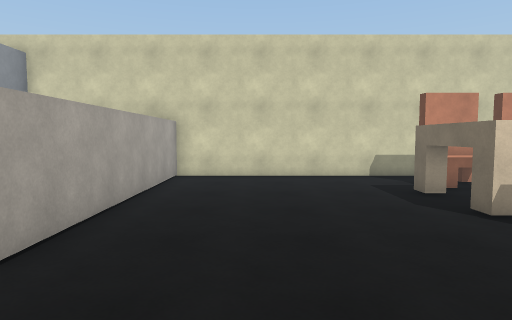
view 1 (above)

17 first-person views from a walk through a Unity game level. The camera is 1.5 m above the floor, tilts 4° down and sees 75° across. The floor is counted in squares, 1 m on a side. Each view is taken from the middle of a square. On the plan, view 1 faces up. The plan holds only what a view shows up to about 15 squares ahead; the rest is blank. The place goes on beyond the plan.

view 2
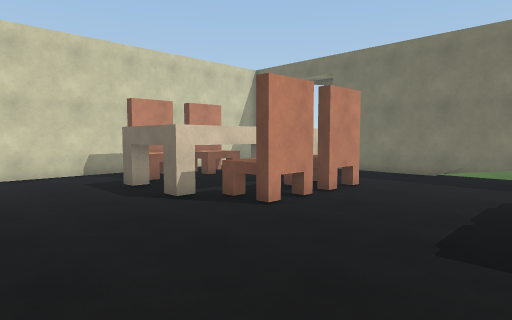

view 3
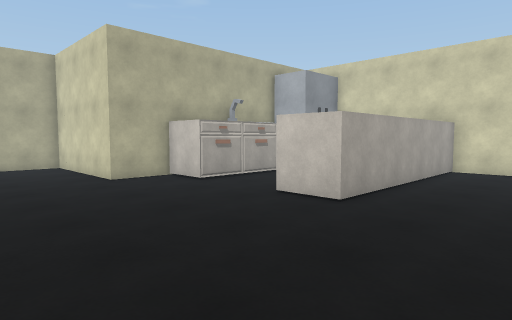

view 4
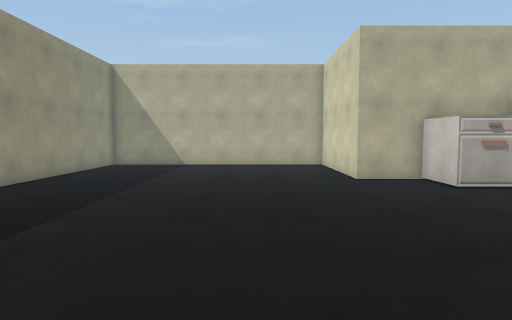

view 5
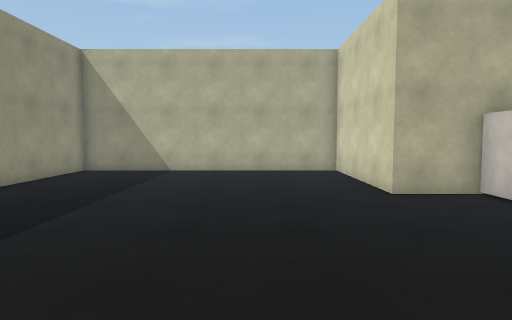

view 6
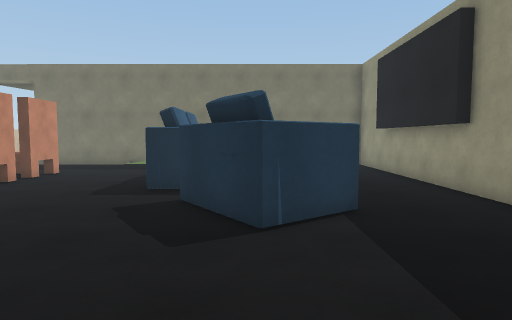

view 7
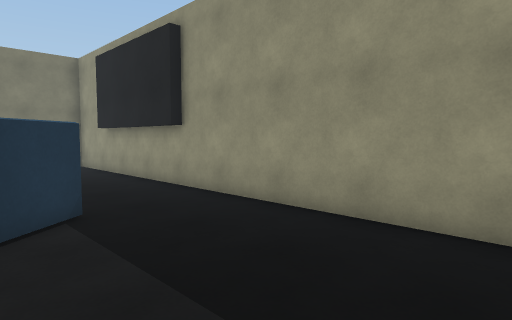

view 8
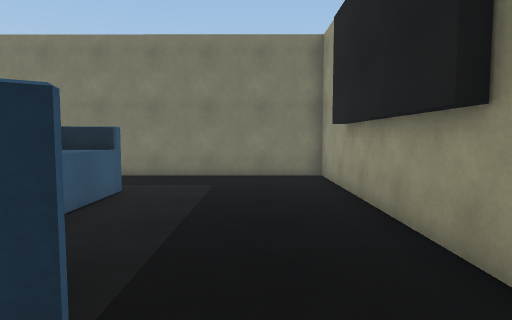

view 9
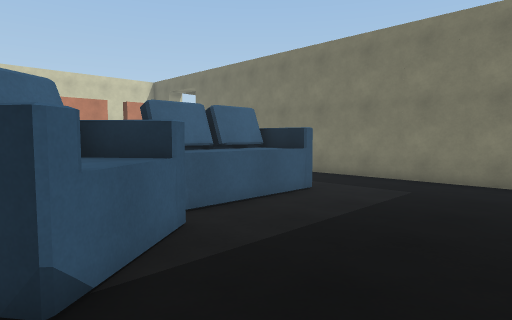

view 10
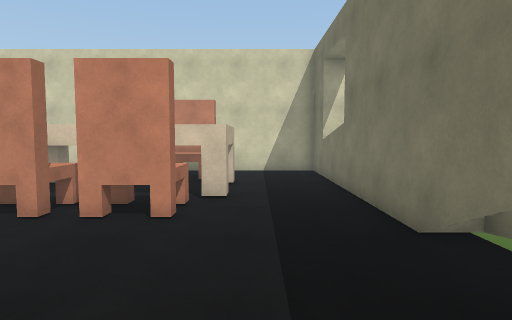

view 11
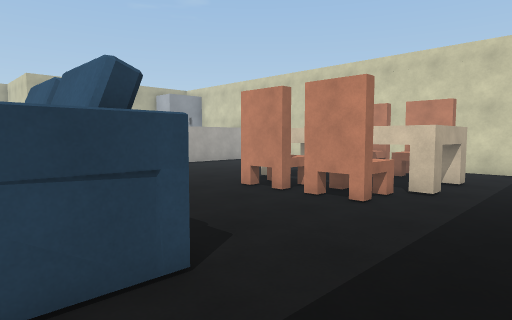

view 12
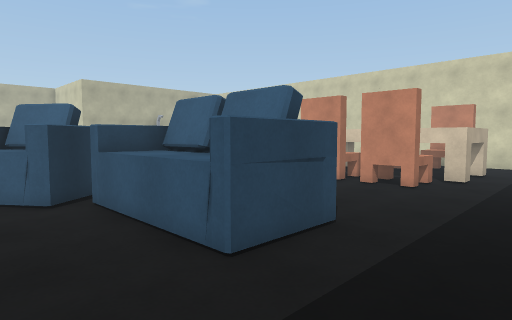

view 13
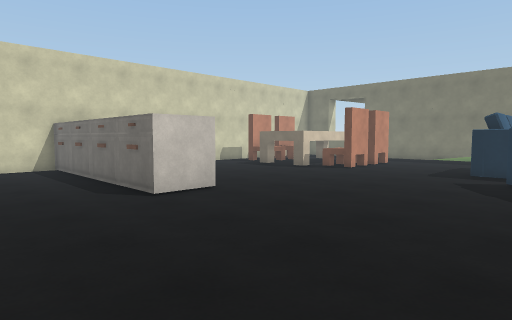

view 14
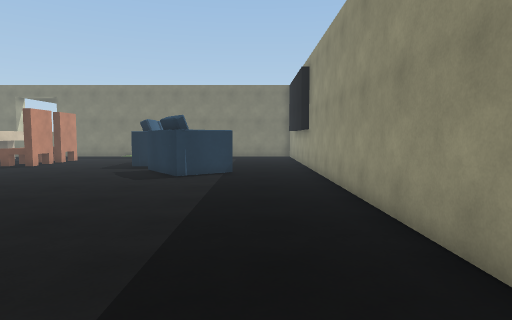

view 15
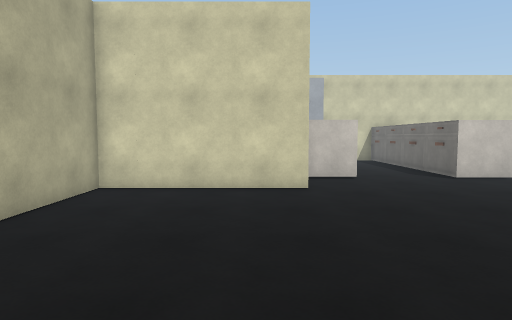

view 16
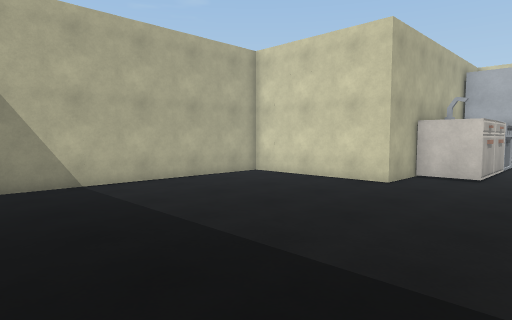

view 17
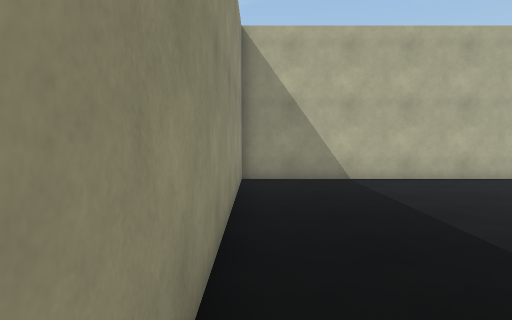

### Floor plan
Points are (right, up) in squares from view 1. A wall is a line through its corners. A room is listed if a view was taken in it or the views show most of it. See-through windows are left out.
Room 1 (views 1, 2, 3, 4, 5, 6, 7, 8, 9, 10, 11, 12, 13, 14, 15, 16, 17)
walls: (2.9, -4.1) (2.4, -4.4); (4.3, -3.1) (5.2, -4.2) (2.6, -6.1) (1.1, -4.1) (3.7, -2.2); (5.2, -2.1) (5.2, -0.9); (5.7, -1.6) (5.7, -3.4); (4.7, -4.5) (3.7, -3.2); (-4.8, 5.7) (-5, 6.2); (5.5, 6) (4.3, 6) (4.3, 9); (9.2, -2) (5.9, -2); (9.9, -0.9) (9.9, -3.4) (5.2, -3.4); (9.5, -3.4) (9.5, -1.6); (-10.5, 4) (-10.5, 1.5) (-16.5, 1.5) (-16.5, -9.5) (13.5, -9.5) (13.5, -0.8); (-8.4, 9.6) (-8.4, 3.7) (-10.5, 3.7); (13.5, 0.7) (13.5, 12.5) (9.5, 12.5); (10.3, 9) (10.3, 6) (9.5, 6); (6, 12.5) (-3, 12.5) (-3, 3.7) (-4.9, 3.7) (-4.9, 12.5) (-6.9, 12.5)
objects: other object (5, 4) to (7, 6); other object (5, 10) to (7, 11); other object (8, 4) to (9, 6); other object (8, 10) to (9, 11)

Positions as (right, up) in squares from view 1, and headings:
1: (0, 0), facing up
2: (0, -1), facing up-right
3: (1, -3), facing up-left
4: (1, -2), facing left
5: (-2, -2), facing left
6: (-4, -4), facing right
7: (-4, -4), facing down-right
8: (1, -7), facing right
9: (2, -9), facing up-right
10: (11, -2), facing up
11: (13, -3), facing up-left
12: (13, -6), facing up-left
13: (-9, -4), facing up-right
14: (-11, -7), facing right
15: (-12, -8), facing up
16: (-6, -9), facing up-left
17: (-5, -9), facing left
